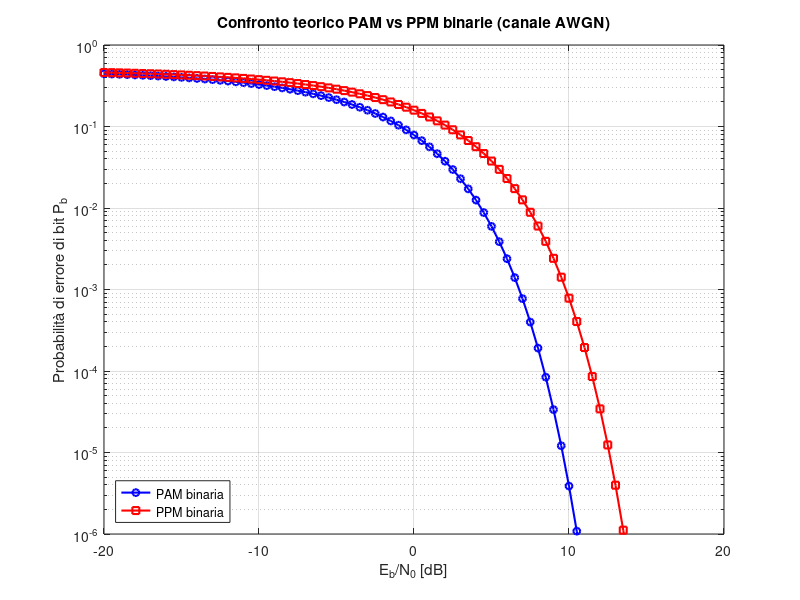

Recreate this plot in MATLAB.
clear; close all; clc;

EbN0_dB = -20:0.5:20;              % asse x [dB]
EbN0    = 10.^(EbN0_dB/10);      % lineare

% Pb teoriche (canale AWGN, rivelatore ottimo)
Pb_PAM = qfunc(sqrt(2*EbN0));    % PAM binaria antipodale
Pb_PPM = qfunc(sqrt(EbN0));      % PPM binaria (segnali ortogonali)

% grafico
figure;
semilogy(EbN0_dB, Pb_PAM, 'b-o', 'LineWidth', 1.5, 'MarkerSize', 5); hold on;
semilogy(EbN0_dB, Pb_PPM, 'r-s', 'LineWidth', 1.5, 'MarkerSize', 5);
grid on;
xlabel('E_b/N_0 [dB]');
ylabel('Probabilità di errore di bit P_b');
title('Confronto teorico PAM vs PPM binarie (canale AWGN)');
legend('PAM binaria', 'PPM binaria', 'Location', 'southwest');
ylim([1e-6 1]);
